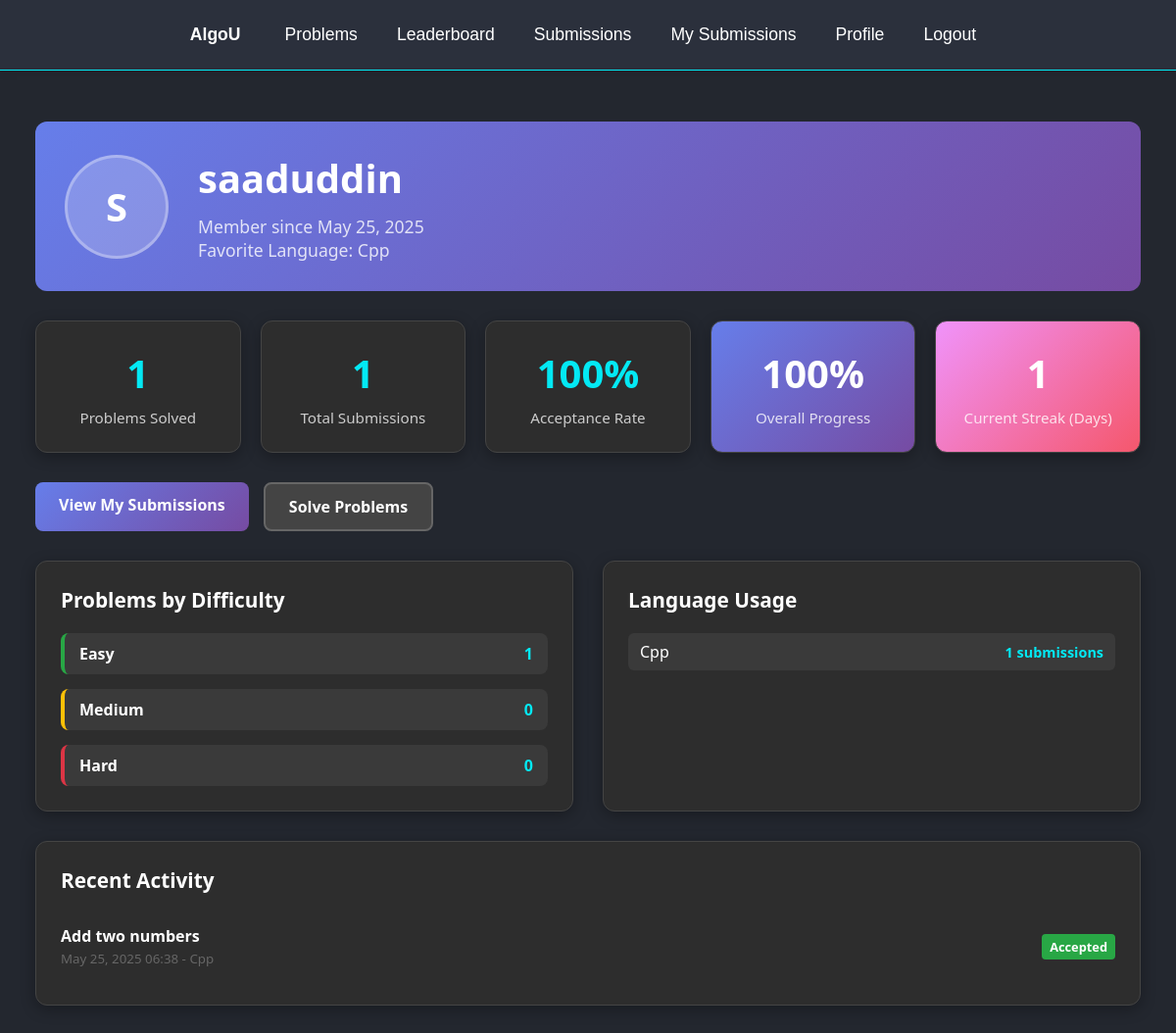
Page /auth/profile/ (signed in) on the committed database.
### compiler/models.py (models this page shows, shortened)
class CodeSubmission(models.Model):
    LANGUAGE_CHOICES = [
        ('python', 'Python'),
        ('cpp', 'C++'),
        ('java', 'Java'),
        ('c', 'C'),
    ]
    user = models.ForeignKey(User, on_delete=models.CASCADE, related_name='submissions')
    problem = models.ForeignKey(Problem, on_delete=models.CASCADE, null=True, blank=True, related_name='submissions')
    language = models.CharField(max_length=10, choices=LANGUAGE_CHOICES)
    code = models.TextField()
    output = models.TextField(blank=True)
    error_message = models.TextField(blank=True)
    execution_time = models.FloatField(default=0.0)
    is_correct = models.BooleanField(default=False)
    submitted_at = models.DateTimeField(auto_now_add=True)
    class Meta:
        ordering = ['-submitted_at']

### problems/models.py (models this page shows, shortened)
class Problem(models.Model):
    title = models.CharField(max_length=200)
    description = models.TextField()
    difficulty = models.CharField(max_length=50)

### accounts/views.py (the view)
# urls.py: path('profile/', profile, name='profile'),
@login_required
def profile(request):
    if request.user.is_authenticated:
        user_submissions = CodeSubmission.objects.filter(user=request.user)
        submission_count = user_submissions.count()
        solved_problems_query = user_submissions.filter(is_correct=True).values('problem').distinct()
        solved_count = solved_problems_query.count()
        if submission_count > 0:
            correct_submissions = user_submissions.filter(is_correct=True).count()
            acceptance_rate = round((correct_submissions / submission_count) * 100)
        else:
            acceptance_rate = 0
        solved_problem_ids = [sub['problem'] for sub in solved_problems_query if sub['problem']]
        solved_problems_by_difficulty = Problem.objects.filter(
            id__in=solved_problem_ids
        ).values('difficulty').annotate(count=Count('id'))
        difficulty_stats = {'Easy': 0, 'Medium': 0, 'Hard': 0}
        for stat in solved_problems_by_difficulty:
            difficulty_stats[stat['difficulty']] = stat['count']
        language_stats = user_submissions.values('language').annotate(
            count=Count('id')
        ).order_by('-count')
        favorite_language = language_stats.first()['language'] if language_stats else 'None'
        recent_submissions = user_submissions.select_related('problem').order_by('-submitted_at')[:5]
        today = timezone.now().date()
        current_streak = 0
        check_date = today
        while True:
            day_submissions = user_submissions.filter(
                is_correct=True,
                submitted_at__date=check_date  # Fixed field name
            ).exists()
            if day_submissions:
                current_streak += 1
                check_date -= timedelta(days=1)
            else:
                break
            if current_streak > 365:
                break
        total_problems = Problem.objects.count()
        progress_percentage = round((solved_count / total_problems * 100)) if total_problems > 0 else 0
        context = {
            'submission_count': submission_count,
            'solved_count': solved_count,
            'acceptance_rate': acceptance_rate,
            'recent_submissions': recent_submissions,
            'difficulty_stats': difficulty_stats,
            'language_stats': language_stats,
            'favorite_language': favorite_language,
            'current_streak': current_streak,
            'total_problems': total_problems,
            'progress_percentage': progress_percentage,
        }
        template = loader.get_template('profile.html')
        return HttpResponse(template.render(context, request))
    else:
        messages.error(request, 'You are not logged in')
        return redirect('/auth/login/')

### accounts/templates/profile.html (shortened to what this page needs)
{% extends "base.html" %}
{% load static %}
{% block content %}
<div class="profile-container">
    <div class="profile-header">
        <div class="profile-avatar">
            {{ request.user.username.0|upper }}
        </div>
        <div class="profile-info">
            <h1>{{ request.user.username }}</h1>
            <p>Member since {{ request.user.date_joined|date:"F d, Y" }}</p>
            <p>Favorite Language: {{ favorite_language|title }}</p>
        </div>
    </div>
    <div class="profile-stats">
        <div class="stat-card">
            <div class="stat-value">{{ solved_count|default:"0" }}</div>
            <div class="stat-label">Problems Solved</div>
        </div>
        <div class="stat-card">
            <div class="stat-value">{{ submission_count|default:"0" }}</div>
            <div class="stat-label">Total Submissions</div>
        </div>
        <div class="stat-card">
            <div class="stat-value">{{ acceptance_rate|default:"0" }}%</div>
            <div class="stat-label">Acceptance Rate</div>
        </div>
        <div class="stat-card progress-card">
            <div class="stat-value">{{ progress_percentage|default:"0" }}%</div>
            <div class="stat-label">Overall Progress</div>
        </div>
        <div class="stat-card streak-card">
            <div class="stat-value">{{ current_streak|default:"0" }}</div>
            <div class="stat-label">Current Streak (Days)</div>
        </div>
    </div>
    <div class="profile-actions">
        <a href="{% url 'user-submissions' request.user.id %}" class="action-button primary-button">View My Submissions</a>
        <a href="{% url 'problem-list' %}" class="action-button secondary-button">Solve Problems</a>
    </div>
    <div class="stats-section">
        <div class="stats-card">
            <h3>Problems by Difficulty</h3>
            <div class="difficulty-stats">
                <div class="difficulty-item difficulty-easy">
                    <span class="difficulty-label">Easy</span>
                    <span class="difficulty-count">{{ difficulty_stats.Easy }}</span>
                </div>
                <div class="difficulty-item difficulty-medium">
                    <span class="difficulty-label">Medium</span>
                    <span class="difficulty-count">{{ difficulty_stats.Medium }}</span>
                </div>
                <div class="difficulty-item difficulty-hard">
                    <span class="difficulty-label">Hard</span>
                    <span class="difficulty-count">{{ difficulty_stats.Hard }}</span>
                </div>
            </div>
        </div>
        <div class="stats-card">
            <h3>Language Usage</h3>
            <div class="language-stats">
                {% for lang_stat in language_stats %}
                    <div class="language-item">
                        <span class="language-name">{{ lang_stat.language|title }}</span>
                        <span class="language-count">{{ lang_stat.count }} submissions</span>
                    </div>
                {% empty %}
                    <p style="text-align: center; color: #777;">No submissions yet</p>
                {% endfor %}
            </div>
        </div>
    </div>
    <div class="recent-activity">
        <h3>Recent Activity</h3>
        {% if recent_submissions %}
            {% for submission in recent_submissions %}
                <div class="activity-item">
                    <div>
                        <div class="activity-problem">
                            {% if submission.problem %}
                                {{ submission.problem.title }}
                            {% else %}
                                Practice Submission
                            {% endif %}
                        </div>
                        <small style="color: #666;">{{ submission.submitted_at|date:"M d, Y H:i" }} - {{ submission.language|title }}</small>
                    </div>
                    <span class="activity-status {% if submission.is_correct %}status-accepted{% else %}status-failed{% endif %}">
                        {% if submission.is_correct %}Accepted{% else %}Failed{% endif %}
                    </span>
                </div>
            {% endfor %}
        {% else %}
            <div class="activity-empty">
                <p>No recent activity. Start solving problems!</p>
            </div>
        {% endif %}
    </div>
</div>
{% endblock %}

### static/base.css (style rules this page uses)
body { margin: 0; padding: 0; font-family: 'Segoe UI', Arial, Helvetica, sans-serif; background: #23272f; color: #fff; min-height: 100vh; }
a { color: #03e9f4; text-decoration: none; transition: color 0.2s; }
h1, h2, h3, h4, h5 { color: #fff; font-weight: 600; margin-top: 0; }
.status-accepted { background: #1e824c; color: #b8ffda; }

### accounts/templates/profile.html (style rules this page uses)
.profile-container { max-width: 1200px; margin: 0 auto; padding: 20px; }
.profile-header { display: flex; align-items: center; margin-bottom: 30px; background: linear-gradient(135deg, #667eea 0%, #764ba2 100%); padding: 30px; border-radius: 12px; color: white; }
.profile-avatar { width: 100px; height: 100px; border-radius: 50%; background-color: rgba(255, 255, 255, 0.2); color: white; display: flex; align-items: center; justify-content: center; font-size: 2.5rem; font-weight: bold; margin-right: 30px; border: 3px solid rgba(255, 255, 255, 0.3); }
.profile-info h1 { margin: 0 0 10px 0; font-size: 2.5rem; color: white; }
.profile-info p { margin: 0; color: rgba(255, 255, 255, 0.8); font-size: 1.1rem; }
.profile-stats { display: grid; grid-template-columns: repeat(auto-fill, minmax(200px, 1fr)); gap: 20px; margin-bottom: 30px; }
.stat-card { background-color: #2d2d2d; border-radius: 12px; padding: 25px; box-shadow: 0 4px 15px rgba(0, 0, 0, 0.3); text-align: center; transition: transform 0.2s, box-shadow 0.2s; border: 1px solid #444; }
.stat-value { font-size: 2.5rem; font-weight: bold; color: #03e9f4; margin-bottom: 8px; }
.stat-label { color: #ccc; font-size: 0.95rem; font-weight: 500; }
.progress-card { background: linear-gradient(135deg, #667eea 0%, #764ba2 100%); color: white; }
.progress-card .stat-value { color: white; }
.progress-card .stat-label { color: rgba(255, 255, 255, 0.8); }
.streak-card { background: linear-gradient(135deg, #f093fb 0%, #f5576c 100%); color: white; }
.streak-card .stat-value { color: white; }
.streak-card .stat-label { color: rgba(255, 255, 255, 0.8); }
.profile-actions { display: flex; gap: 15px; margin-bottom: 30px; flex-wrap: wrap; }
.action-button { padding: 12px 24px; border-radius: 8px; text-decoration: none; font-weight: 600; transition: all 0.2s; border: none; cursor: pointer; }
.primary-button { background: linear-gradient(135deg, #667eea 0%, #764ba2 100%); color: white; }
.secondary-button { background-color: #444; color: #fff; border: 2px solid #666; }
.stats-section { display: grid; grid-template-columns: repeat(auto-fit, minmax(300px, 1fr)); gap: 30px; margin-bottom: 30px; }
.stats-card { background-color: #2d2d2d; border-radius: 12px; padding: 25px; box-shadow: 0 4px 15px rgba(0, 0, 0, 0.3); border: 1px solid #444; }
.stats-card h3 { margin-top: 0; margin-bottom: 20px; color: #fff; font-size: 1.3rem; }
.difficulty-stats { display: flex; flex-direction: column; gap: 15px; }
.difficulty-item { display: flex; justify-content: space-between; align-items: center; padding: 10px 15px; border-radius: 8px; background-color: #3a3a3a; }
.difficulty-easy { border-left: 4px solid #28a745; }
.difficulty-medium { border-left: 4px solid #ffc107; }
.difficulty-hard { border-left: 4px solid #dc3545; }
.difficulty-label { font-weight: 600; color: #fff; }
.difficulty-count { font-weight: bold; color: #03e9f4; }
.language-stats { display: flex; flex-direction: column; gap: 10px; }
.language-item { display: flex; justify-content: space-between; align-items: center; padding: 8px 12px; border-radius: 6px; background-color: #3a3a3a; }
.language-name { font-weight: 500; color: #fff; }
.language-count { font-weight: bold; color: #03e9f4; font-size: 0.9rem; }
.recent-activity { background-color: #2d2d2d; border-radius: 12px; padding: 25px; box-shadow: 0 4px 15px rgba(0, 0, 0, 0.3); border: 1px solid #444; }
.recent-activity h3 { margin-top: 0; margin-bottom: 20px; color: #fff; font-size: 1.3rem; }
.activity-item { display: flex; justify-content: space-between; align-items: center; padding: 12px 0; border-bottom: 1px solid #444; }
.activity-item:last-child { border-bottom: none; }
.activity-problem { font-weight: 600; color: #fff; }
.activity-status { padding: 4px 8px; border-radius: 4px; font-size: 0.8rem; font-weight: 600; }
.status-accepted { background-color: #28a745; color: #fff; }

### rows in the picture
CodeSubmission: language "Cpp", problem "Add two numbers", submitted_at "May 25, 2025 06:38", is_correct "Accepted"

### other values in the picture
{{ request.user.username.0|upper }} "S"
{{ request.user.username }} "saaduddin"
{{ request.user.date_joined|date:"F d, Y" }} "May 25, 2025"
{{ solved_count|default:"0" }} "1"
{{ submission_count|default:"0" }} "1"
{{ acceptance_rate|default:"0" }} "100"
{{ progress_percentage|default:"0" }} "100"
{{ current_streak|default:"0" }} "1"
{{ difficulty_stats.Easy }} "1"
{{ difficulty_stats.Medium }} "0"
{{ difficulty_stats.Hard }} "0"
{{ lang_stat.language|title }} "Cpp"
{{ lang_stat.count }} "1"
